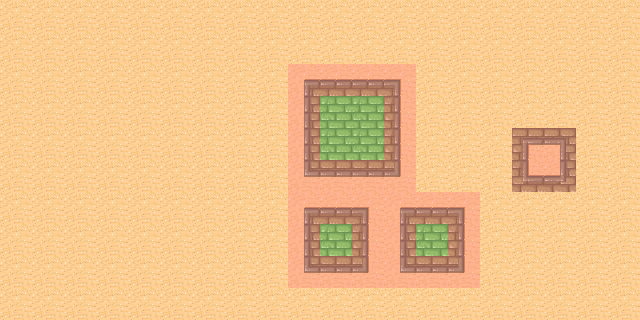

A 2D game scene composited from a Tiled map and its tileset images. What follows is a short description and the map's XML, with each tile layer's data collapsed to a summary:
An orthogonal 20x10 tile map with 32x32 px tiles, 2 tile layers (Background, WallLayer), 2 tilesets and 7 objects (SpawnPoint).

<map version="1.0" orientation="orthogonal" width="20" height="10" tilewidth="32" tileheight="32">
 <tileset firstgid="1" name="tmw_desert_spacing" tilewidth="32" tileheight="32" spacing="1" margin="1">
  <image source="tmw_desert_spacing.png" width="265" height="199" />
 </tileset>
 <tileset firstgid="49" name="metaset" tilewidth="32" tileheight="32" spacing="1" margin="1">
  <image source="metaset.png" width="67" height="34" />
  <tile id="0">
   <properties>
    <property name="Wall" value="1" />
   </properties>
  </tile>
  <tile id="1">
   <properties>
    <property name="Items" value="1" />
   </properties>
  </tile>
 </tileset>
 <layer name="Background" width="20" height="10">
  <data>[200 cells, 200 non-empty, 14 distinct tile ids]</data>
 </layer>
 <layer name="WallLayer" width="20" height="10" opacity="0.36">
  <data>[200 cells, 38 non-empty, 2 distinct tile ids]</data>
 </layer>
 <objectgroup name="Houses" width="20" height="10">
  <object gid="46" x="480" y="224" />
  <object gid="46" x="512" y="224" />
  <object gid="46" x="544" y="224" />
 </objectgroup>
 <objectgroup name="Balls" width="20" height="10">
  <object gid="31" x="512" y="128" />
  <object gid="31" x="544" y="128" />
  <object gid="31" x="480" y="128" />
 </objectgroup>
 <objectgroup name="SpawnPoint" width="20" height="10">
  <object name="SpawnPoint" x="128" y="192" width="32" height="32" />
 </objectgroup>
</map>
